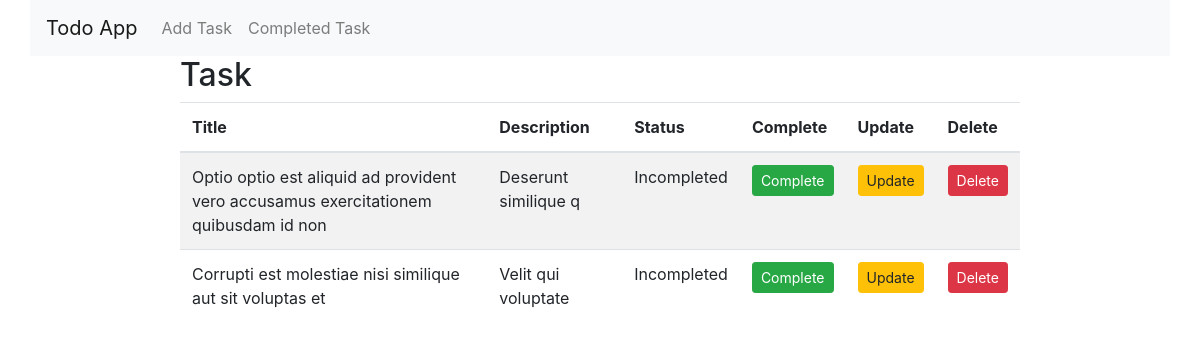
The page / on the database its author committed.
### todo/models.py (models this page shows)
class TaskModel(models.Model):
    taskTitle = models.CharField(max_length=200)
    taskDescription = models.TextField()
    is_completed = models.BooleanField(default=False)

### todo/views.py (the view)
# urls.py: path('', incomplete_tasks, name='incompleted_tasks'),
def incomplete_tasks(request):
    tasks = TaskModel.objects.filter(is_completed=False)
    return render(request, 'incomplete.html', {'tasks': tasks})

### todo/templates/incomplete.html (shortened to what this page needs)
{% extends 'base.html' %}
{% load crispy_forms_tags %}
{% block content %}
<div style="width: 70%; margin: auto">
  {% if tasks %}
  <table class="table table-striped">
    <h2>Task</h2>
    <thead>
      <tr>
        <th scope="col">Title</th>
        <th scope="col">Description</th>
        <th scope="col">Status</th>
        <th scope="col">Complete</th>
        <th scope="col">Update</th>
        <th scope="col">Delete</th>
      </tr>
    </thead>
    <tbody>
      {% for task in tasks %}
      <tr>
        <td>{{ task.taskTitle }}</td>
        <td>{{ task.taskDescription }}</td>
        <td>{% if task.is_completed %}Completed{% else %}Incompleted{% endif %}</td>
        <td><a class="btn btn-success btn-sm" href="{% url 'mark_completed' task_id=task.id %}">Complete</a></td>
        <td><a class="btn btn-warning btn-sm" href="{% url 'update_task' task_id=task.id %}">Update</a></td>
        <td><a class="btn btn-danger btn-sm" href="{% url 'delete_task' task_id=task.id %}">Delete</a></td>
      </tr>
      {% endfor %}
    </tbody>
  </table>
  {% else %}
  <h2>No Task Available</h2>
  {% endif %}
</div>
{% endblock %}

### rows shown on the page
TaskModel: taskTitle "Optio optio est aliquid ad provident vero accusamus exercitationem quibusdam id non", taskDescription "Deserunt similique q", is_completed "Incompleted"
TaskModel: taskTitle "Corrupti est molestiae nisi similique aut sit voluptas et", taskDescription "Velit qui voluptate", is_completed "Incompleted"
